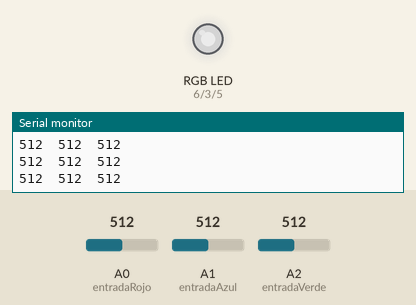
Simulated run of this sketch. Board: Arduino Uno, built with avr-gcc and run on an emulated ATmega328P. Parts: an RGB LED mixed from three pins (HIGH = lit), the last lines printed to the serial monitor. The inputs (shaded band) are chosen by the test bench; at power-on: A0 (entradaRojo) = 512, A1 (entradaAzul) = 512, A2 (entradaVerde) = 512. Dim RGB values are drawn brighter than linear.

Above: at 1.2 s.
1.3 s: A0 (entradaRojo) set to 11
At 2.5 s:
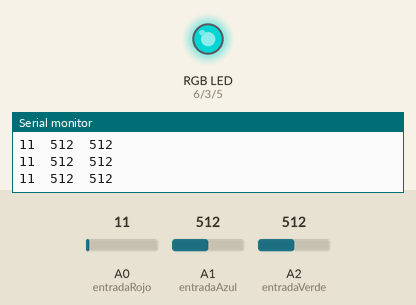
2.8 s: A0 (entradaRojo) set to 8
4.3 s: A1 (entradaAzul) set to 984
At 4.7 s:
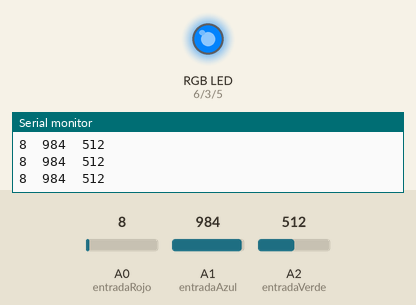
5.8 s: A1 (entradaAzul) set to 1008
At 7.0 s:
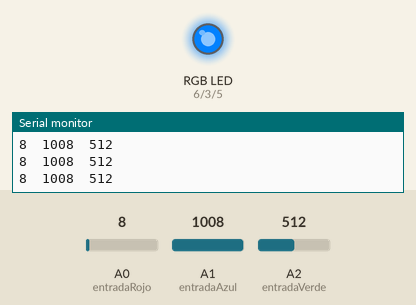
8.8 s: A2 (entradaVerde) set to 716
At 9.1 s:
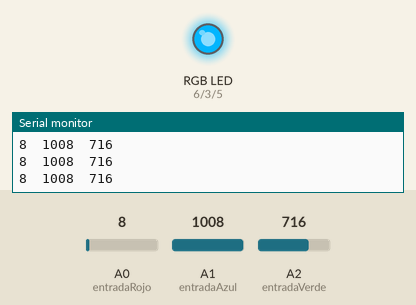
10.3 s: A2 (entradaVerde) set to 900
At 11.4 s:
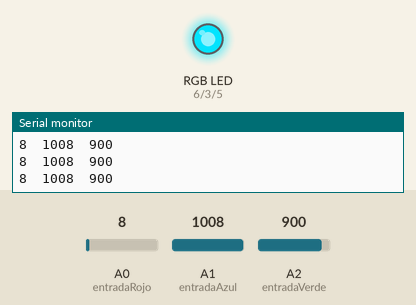
Timing chart, 0 to 12.8 s (numbered marks = the images above; inputs shaded):
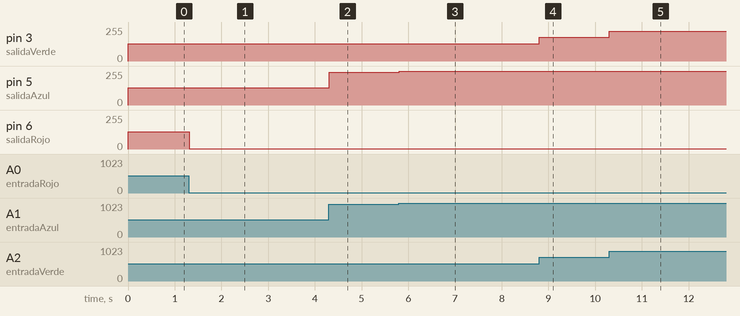

Measured:
- after the input at 1.3 s, pin 6 (salidaRojo): 128/255 → 2/255 at once
- after the input at 4.3 s, pin 5 (salidaAzul): 128/255 → 246/255 at once
- after the input at 5.8 s, pin 5 (salidaAzul): 246/255 → 252/255 at once
- after the input at 8.8 s, pin 3 (salidaVerde): 128/255 → 179/255 at once
- after the input at 10.3 s, pin 3 (salidaVerde): 179/255 → 225/255 at once

The sketch:

ejemplo9_ioAnalogico.ino
```cpp
    int entradaRojo = A0;
    int entradaVerde= A2;
    int entradaAzul = A1;
    int salidaRojo=6;
    int salidaAzul=5;
    int salidaVerde=3;
    int verde = 0;
    int rojo=0;
    int azul=0;
    void setup() {
      Serial.begin(9600);
      }
    void loop() {
      rojo = analogRead(entradaRojo);
      azul = analogRead(entradaAzul);
      verde = analogRead(entradaVerde);
      analogWrite(salidaRojo,rojo/4);
      analogWrite(salidaAzul,azul/4);
      analogWrite(salidaVerde,verde/4);
      Serial.print(rojo);
      Serial.print("\t");
      Serial.print(azul);
      Serial.print("\t");
      Serial.println(verde);
    }
```
